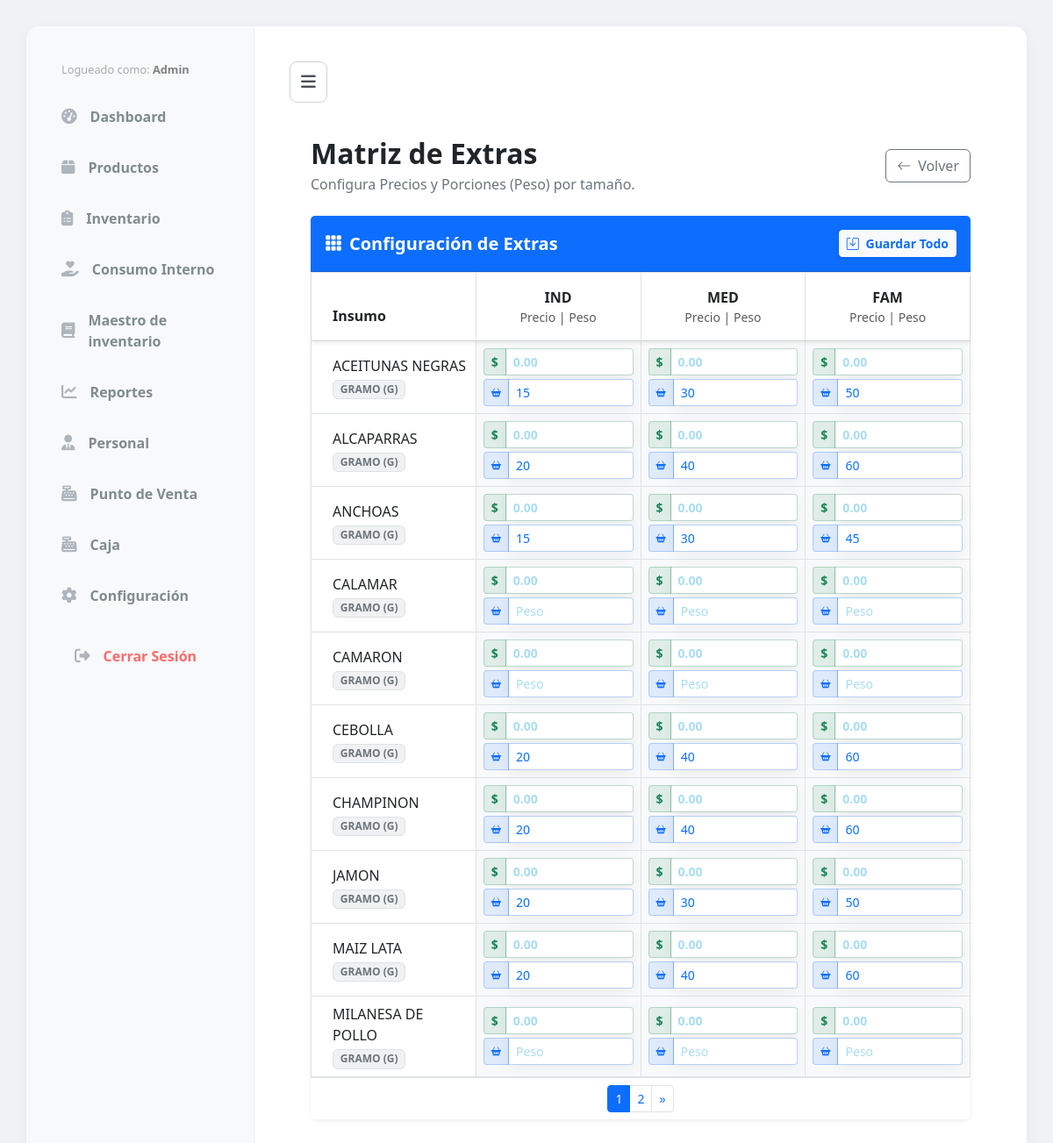
Screenshot of /productos/extras/precios/ (signed in) with the database file from the repository.
### inventory/models.py (models this page shows, shortened)
class Insumo(models.Model):
    nombre = models.CharField(max_length=200)
    categoria = models.ForeignKey(CategoriaInsumo, on_delete=models.SET_NULL, null=True)
    unidad = models.ForeignKey(UnidadMedida, on_delete=models.PROTECT, verbose_name="Unidad Base")
    precio_venta_extra = models.DecimalField(max_digits=10, decimal_places=2, default=0.00, verbose_name="Precio de Venta Extra ($)")
    cantidad_porcion_extra = models.DecimalField(max_digits=10, decimal_places=4, default=0.00, help_text="Cantidad a descontar por cada extra vendido (Ej: 0.050 para 50g)")
    peso_standar = models.DecimalField(
        max_digits=12,
        decimal_places=3,
        default=1,
        verbose_name="Peso por Unidad de Compra (Gr/Ml)"
    )
    precio_mercado = models.DecimalField(max_digits=12, decimal_places=2, default=0, verbose_name="Costo de la Unidad ($)")
    merma_porcentaje = models.DecimalField(max_digits=5, decimal_places=2, default=0, verbose_name="% Merma")
    rendimiento = models.DecimalField(
        max_digits=12,
        decimal_places=3,
        default=1,
        verbose_name="Rendimiento (Cantidad Final Producida)"
    )
    costo_unitario = models.DecimalField(max_digits=12, decimal_places=6, default=0, verbose_name="Costo Real x Gramo")
    stock_actual = models.DecimalField(max_digits=12, decimal_places=3, default=0)
    stock_minimo = models.DecimalField(max_digits=12, decimal_places=3, default=500)
    es_insumo_compuesto = models.BooleanField(default=False)
    es_extra = models.BooleanField(
        default=False,
        verbose_name="¿Se vende como Extra?",
        help_text="Marca esta casilla si este ingrediente puede ser agregado como extra en un producto."
    )

class UnidadMedida(models.Model):
    nombre = models.CharField(max_length=50)
    codigo = models.CharField(max_length=10)
    factor = models.DecimalField(max_digits=10, decimal_places=4, default=1, help_text="1 para Gramos/ML. 1000 para KG/L.")
    def __str__(self): return f"{self.nombre} ({self.codigo})"

### tables/views.py (the view, shortened to what this page needs)
# urls.py: path('productos/extras/precios/', views.gestion_precios_extras, name='manage_extras'),
@staff_member_required
def gestion_precios_extras(request):
    insumos_list = Insumo.objects.filter(es_extra=True).order_by('nombre')
    tamanos = ['IND', 'MED', 'FAM']
    precios_data = PrecioExtra.objects.all()
    diccionario_datos = {}
    for p in precios_data:
        diccionario_datos[f"precio_{p.insumo.id}_{p.tamano}"] = p.precio
        diccionario_datos[f"cantidad_{p.insumo.id}_{p.tamano}"] = p.cantidad
    for insumo in insumos_list:
        insumo.id_str = str(insumo.id)
    paginator = Paginator(insumos_list, 10)
    page_number = request.GET.get('page')
    insumos = paginator.get_page(page_number)
    return render(request, 'products/manage_extras.html', {
        'insumos': insumos,
        'tamanos': tamanos,
        'datos': diccionario_datos
    })

### core/context_processors.py (called while the page is built)
def configuracion_global(request):
    return {
        'config': Configuracion.get_solo()
    }

### core/models.py (called while the page is built)
    @classmethod
    def get_solo(cls):
        obj, created = cls.objects.get_or_create(id=1)
        return obj

### tables/templatetags/tables_extras.py (called while the page is built)
@register.filter
def get_item(dictionary, key):
    return dictionary.get(key)

### tables/templates/products/manage_extras.html (shortened to what this page needs)
{% extends 'base.html' %}
{% load tables_extras %}
{% block content %}
<link href="https://cdn.jsdelivr.net/npm/bootstrap@5.3.0/dist/css/bootstrap.min.css" rel="stylesheet">
<link rel="stylesheet" href="https://cdn.jsdelivr.net/npm/bootstrap-icons@1.11.1/font/bootstrap-icons.css">
<div class="container-fluid p-4">
    <div class="d-flex justify-content-between align-items-center mb-4">
        <div>
            <h2 class="fw-bold text-dark mb-1">Matriz de Extras</h2>
            <p class="text-secondary m-0">Configura Precios y Porciones (Peso) por tamaño.</p>
        </div>
        <a href="{% url 'product_list' %}" class="btn btn-outline-secondary">
            <i class="bi bi-arrow-left me-2"></i>Volver
        </a>
    </div>
    <form method="POST">
        <div class="card border-0 shadow-sm rounded-3">
            <div class="card-header bg-primary text-white py-3 d-flex justify-content-between align-items-center">
                <h5 class="m-0 fw-bold"><i class="bi bi-grid-3x3-gap-fill me-2"></i>Configuración de Extras</h5>
                <button type="submit" class="btn btn-light btn-sm fw-bold text-primary shadow-sm">
                    <i class="bi bi-save me-1"></i> Guardar Todo
                </button>
            </div>
            <div class="card-body p-0">
                <div class="table-responsive" style="max-height: 75vh;">
                    <table class="table table-bordered align-middle mb-0 text-center">
                        <thead class="bg-light sticky-top shadow-sm" style="z-index: 10;">
                            <tr>
                                <th class="text-start ps-4 py-3" style="width: 25%;">Insumo</th>
                                {% for tam in tamanos %}
                                    <th class="py-3" style="min-width: 140px;">
                                        <div class="fw-bold">{{ tam }}</div>
                                        <div class="small fw-normal text-muted">Precio | Peso</div>
                                    </th>
                                {% endfor %}
                            </tr>
                        </thead>
                        <tbody>
                            {% for insumo in insumos %}
                            <tr>
                                <td class="text-start ps-4 fw-medium bg-white">
                                    <div class="text-dark">{{ insumo.nombre }}</div>
                                    <div class="badge bg-secondary bg-opacity-10 text-secondary border mt-1">
                                        {{ insumo.unidad }}
                                    </div>
                                </td>
                                {% for tam in tamanos %}
                                    <td class="p-2" style="background-color: #f8f9fa;">
                                        {% with precio_key="precio_"|add:insumo.id_str|add:"_"|add:tam cantidad_key="cantidad_"|add:insumo.id_str|add:"_"|add:tam %}
                                        <div class="input-group input-group-sm mb-1">
                                            <span class="input-group-text bg-success bg-opacity-10 text-success border-success border-opacity-25 fw-bold">$</span>
                                            <input type="number" step="0.01" min="0"
                                                   class="form-control fw-bold text-success border-success border-opacity-25"
                                                   name="precio_{{ insumo.id }}_{{ tam }}"
                                                   value="{{ datos|get_item:precio_key|default:'' }}"
                                                   placeholder="0.00">
                                        </div>
                                        <div class="input-group input-group-sm">
                                            <span class="input-group-text bg-primary bg-opacity-10 text-primary border-primary border-opacity-25">
                                                <i class="bi bi-basket2-fill" style="font-size: 0.8em;"></i>
                                            </span>
                                            <input type="number" step="0.0001" min="0"
                                                   class="form-control text-primary border-primary border-opacity-25"
                                                   name="cantidad_{{ insumo.id }}_{{ tam }}"
                                                   value="{{ datos|get_item:cantidad_key|default:''|floatformat:0 }}"
                                                   placeholder="Peso">
                                        </div>
                                        {% endwith %}
                                    </td>
                                {% endfor %}
                            </tr>
                            {% endfor %}
                        </tbody>
                    </table>
                </div>
            </div>
            {% if insumos.has_other_pages %}
            <div class="card-footer bg-white border-top">
                <nav>
                    <ul class="pagination pagination-sm m-0 justify-content-center">
                        {% for i in insumos.paginator.page_range %}
                            {% if insumos.number == i %}
                            <li class="page-item active"><span class="page-link">{{ i }}</span></li>
                            {% else %}
                            <li class="page-item"><a class="page-link" href="?page={{ i }}">{{ i }}</a></li>
                            {% endif %}
                        {% endfor %}
                        {% if insumos.has_next %}
                        <li class="page-item"><a class="page-link" href="?page={{ insumos.next_page_number }}">&raquo;</a></li>
                        {% endif %}
                    </ul>
                </nav>
            </div>
            {% endif %}
        </div>
    </form>
</div>
{% endblock %}

### templates/base.html (shortened to what this page needs)
{% load static %}
<!DOCTYPE html>
<html lang="es">
<head>
    <link rel="stylesheet" href="{% static 'css/style.css' %}">
    <link rel="stylesheet" href="https://cdnjs.cloudflare.com/ajax/libs/font-awesome/6.4.0/css/all.min.css">
</head>
<body class="light-theme">
    <div class="dashboard-layout">
        <div class="main-app-container card-style">
            <aside class="sidebar">
                <nav class="sidebar-nav">
                    <div style="padding: 10px 20px; color: #aaa; font-size: 0.8em;">
                            Logueado como: <strong style="color: grey;">{{ user.username|title }}</strong>
                    </div>
                    <a href="{% url 'panel_control' %}" class="sidebar-link">
                       <i class="fas fa-tachometer-alt"></i> Dashboard
                    </a>
                    <a href="{% url 'product_list' %}" class="sidebar-link">
                       <i class="fas fa-box"></i> Productos
                    </a>
                    <a href="{% url 'inventory_index' %}" class="sidebar-link">
                       <i class="fas fa-clipboard-list"></i> Inventario
                    </a>
                    <a href="{% url 'salidas_especiales' %}" class="sidebar-link">
                        <i class="fas fa-hand-holding-heart"></i> Consumo Interno
                    </a>
                    <a href="{% url 'maestro_list' %}" class="sidebar-link">
                        <i class="fas fa-book"></i> Maestro de inventario
                    </a>
                    <a href="{% url 'reportes_index' %}" class="sidebar-link">
                        <i class="fas fa-chart-line"></i> Reportes
                    </a>
                    {% if request.user.is_superuser or request.user.is_staff %}
                        <a href="{% url 'staff_list' %}" class="sidebar-link">
                        <i class="fas fa-user-tie"></i> Personal
                        </a>
                    {% endif %}
                    <a href="{% url 'index' %}" class="sidebar-link">
                       <i class="fas fa-cash-register"></i> Punto de Venta
                    </a>
                    <a href="{% url 'cuadre_caja_list' %}" class="sidebar-link">
                        <i class="fas fa-cash-register"></i> Caja
                    </a>
                    <a href="{% url 'configuracion_menu' %}" class="sidebar-link">
                        <i class="fas fa-cog"></i> Configuración
                    </a>
                    <div style="margin-top: auto; border-top: 1px solid rgba(255,255,255,0.1); padding-top: 10px;">
                        <form action="{% url 'logout' %}" method="post" style="padding: 0 15px;">
                            <button type="submit" class="sidebar-link" style="background: none; border: none; width: 100%; text-align: left; color: #ff6b6b; cursor: pointer;">
                                <i class="fas fa-sign-out-alt"></i> Cerrar Sesión
                            </button>
                        </form>
                    </div>
                </nav>
            </aside>
            <main class="main-content-area">
                <div style="margin-bottom: 15px;">
                    <button id="toggleSidebarBtn" class="sidebar-toggle-btn" title="Ocultar/Mostrar Menú">
                        <i class="fas fa-bars"></i>
                    </button>
                </div>
                {% block content %}
                {% endblock %}
            </main>
        </div>
    </div>
</body>
</html>

### tables/static/css/style.css (style rules this page uses)
:root { --bg-color: #f4f7f6; --success-color: #28a745; --danger-color: #dc3545; --text-dark: #343a40; --card-text: white; }
*, *::before, *::after { box-sizing: border-box; }
body { margin: 0; font-family: -apple-system, BlinkMacSystemFont, "Segoe UI", Roboto, Helvetica, Arial, sans-serif; background-color: var(--bg-color); color: var(--text-dark); }
:root { --light-bg: #f0f2f5; --white-card: #ffffff; --primary-blue: #3498db; --light-blue-btn: #87CEEB; --text-gray: #7f8c8d; --shadow-soft: 0 4px 15px rgba(0,0,0,0.05); --border-radius-card: 15px; --border-radius-btn: 10px; }
body.light-theme { background-color: var(--light-bg); }
.card-style { background-color: var(--white-card); border-radius: var(--border-radius-card); box-shadow: var(--shadow-soft); padding: 20px; }
.input-group input { width: 100%; padding: 12px 15px; border: 1px solid transparent; background-color: var(--white-card); border-radius: var(--border-radius-btn); box-shadow: var(--shadow-soft); outline: none; color: var(--primary-blue); font-weight: 500; }
.input-group input::placeholder { color: var(--light-blue-btn); opacity: 0.7; }
.dashboard-layout { min-height: 100vh; display: flex; justify-content: center; align-items: flex-start; padding: 30px; }
.main-app-container { display: flex; width: 100%; max-width: 1400px; padding: 0 !important; overflow: hidden; }
.sidebar { width: 260px; flex-shrink: 0; padding: 30px 20px; background-color: #f8f9fa; border-right: 1px solid #e9ecef; transition: width 0.3s ease, padding 0.3s ease, opacity 0.3s ease; overflow: hidden; }
.sidebar-nav { display: flex; flex-direction: column; gap: 10px; }
.sidebar-link { display: flex; align-items: center; gap: 15px; text-decoration: none; color: var(--text-gray); font-weight: 600; padding: 12px 20px; border-radius: 10px; transition: all 0.2s ease; }
.sidebar-link i { font-size: 1.1rem; color: #adb5bd; transition: color 0.2s ease; }
.sidebar-toggle-btn { background: white; color: #495057; border: 1px solid #ced4da; border-radius: 8px; padding: 8px 12px; cursor: pointer; font-size: 1.2rem; transition: all 0.2s ease; }
.main-content-area { flex-grow: 1; padding: 40px; background-color: var(--white-card); }

### rows the page displays
Insumo: nombre "ACEITUNAS NEGRAS", unidad "GRAMO (G)", tamanos "15" "30" "50"
Insumo: nombre "ALCAPARRAS", unidad "GRAMO (G)", tamanos "20" "40" "60"
Insumo: nombre "ANCHOAS", unidad "GRAMO (G)", tamanos "15" "30" "45"
Insumo: nombre "CALAMAR", unidad "GRAMO (G)"
Insumo: nombre "CAMARON", unidad "GRAMO (G)"
Insumo: nombre "CEBOLLA", unidad "GRAMO (G)", tamanos "20" "40" "60"
Insumo: nombre "CHAMPINON", unidad "GRAMO (G)", tamanos "20" "40" "60"
Insumo: nombre "JAMON", unidad "GRAMO (G)", tamanos "20" "30" "50"
Insumo: nombre "MAIZ LATA", unidad "GRAMO (G)", tamanos "20" "40" "60"
Insumo: nombre "MILANESA DE POLLO", unidad "GRAMO (G)"

### other values shown
{{ user.username|title }} "Admin"
{{ tam }} "IND" "MED" "FAM"
{{ i }} "1"
{{ i }} "2"
